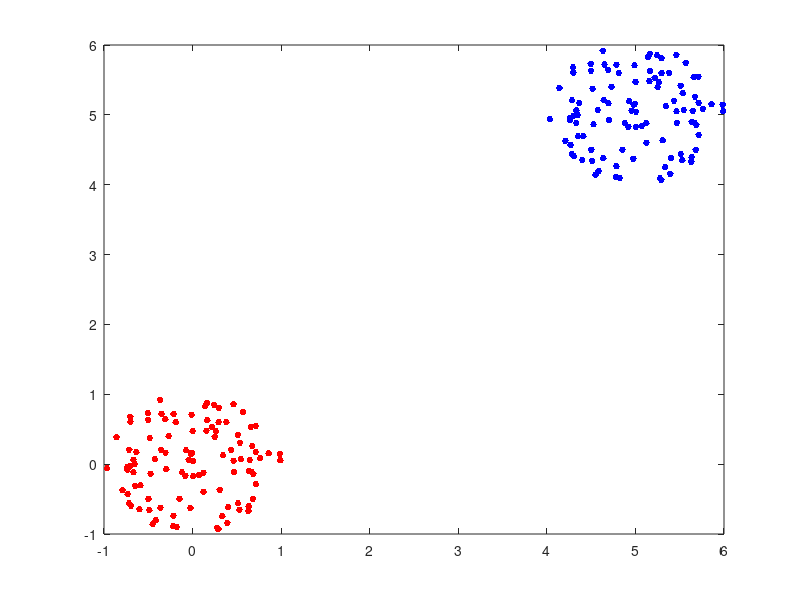

The MATLAB script that drew this image: (Note: this script raises an error after producing the figure.)
%% Train SVM Classifiers Using a Gaussian Kernel
% This example shows how to generate a nonlinear classifier with Gaussian
% kernel function. First, generate one class of points inside the unit disk
% in two dimensions, and another class of points in the annulus from radius
% 1 to radius 2. Then, generates a classifier based on the data with the
% Gaussian radial basis function kernel. The default linear classifier is
% obviously unsuitable for this problem, since the model is circularly
% symmetric. Set the box constraint parameter to |Inf| to make a strict
% classification, meaning no misclassified training points. Other kernel
% functions might not work with this strict box constraint, since they
% might be unable to provide a strict classification. Even though the rbf
% classifier can separate the classes, the result can be overtrained.
%%
% Generate 100 points uniformly distributed in the unit disk. To do so,
% generate a radius _r_ as the square root of a uniform random variable,
% generate an angle _t_ uniformly in (0, $2\pi$ ), and put the point at
% (_r_ cos( _t_ ), _r_ sin( _t_ )).

% Copyright 2015 The MathWorks, Inc.

rng(1); % For reproducibility
r = sqrt(rand(100,1)); % Radius
t = 2*pi*rand(100,1);  % Angle
data1 = [r.*cos(t), r.*sin(t)]; % Points
%%
% Generate 100 points uniformly distributed in the annulus. The radius is
% again proportional to a square root, this time a square root of the
% uniform distribution from 1 through 4.
r2 = sqrt(rand(100,1)); % Radius
t2 = 2*pi*rand(100,1);  % Angle
%data2 = [r2.*cos(t2), r2.*sin(t2)]; % points
data2 = [r.*cos(t)+5, r.*sin(t)+5]; % Points
%%
% Plot the points, and plot circles of radii 1 and 2 for comparison.
figure;
plot(data1(:,1),data1(:,2),'r.','MarkerSize',15)
hold on
plot(data2(:,1),data2(:,2),'b.','MarkerSize',15)
ezpolar(@(x)1);ezpolar(@(x)2);
axis equal
hold off
%%
% Put the data in one matrix, and make a vector of classifications.
data3 = [data1;data2];
theclass = ones(200,1);
theclass(1:100) = -1;
%%
% Train an SVM classifier with |KernelFunction| set to |'rbf'| and
% |BoxConstraint| set to |Inf|. Plot the decision boundary and flag the
% support vectors.

%Train the SVM Classifier
cl = fitcsvm(data3,theclass,'KernelFunction','rbf',...
    'BoxConstraint',Inf,'ClassNames',[-1,1]);

% Predict scores over the grid
d = 0.02;
[x1Grid,x2Grid] = meshgrid(min(data3(:,1)):d:max(data3(:,1)),...
    min(data3(:,2)):d:max(data3(:,2)));
xGrid = [x1Grid(:),x2Grid(:)];
[~,scores] = predict(cl,xGrid);

% Plot the data and the decision boundary
figure;
h(1:2) = gscatter(data3(:,1),data3(:,2),theclass,'rb','.');
hold on
ezpolar(@(x)1);
h(3) = plot(data3(cl.IsSupportVector,1),data3(cl.IsSupportVector,2),'ko');
contour(x1Grid,x2Grid,reshape(scores(:,2),size(x1Grid)),[0 0],'k');
legend(h,{'-1','+1','Support Vectors'});
axis equal
hold off
%%
% |fitcsvm| generates a classifier that is close to a circle of radius 1.
% The difference is due to the random training data.
%%
% Training with the default parameters makes a more nearly circular
% classification boundary, but one that misclassifies some training data.
% Also, the default value of |BoxConstraint| is |1|, and, therefore, there
% are more support vectors.
cl2 = fitcsvm(data3,theclass,'KernelFunction','rbf');
[~,scores2] = predict(cl2,xGrid);

figure;
h(1:2) = gscatter(data3(:,1),data3(:,2),theclass,'rb','.');
hold on
ezpolar(@(x)1);
h(3) = plot(data3(cl2.IsSupportVector,1),data3(cl2.IsSupportVector,2),'ko');
contour(x1Grid,x2Grid,reshape(scores2(:,2),size(x1Grid)),[0 0],'k');
legend(h,{'-1','+1','Support Vectors'});
axis equal
hold off
